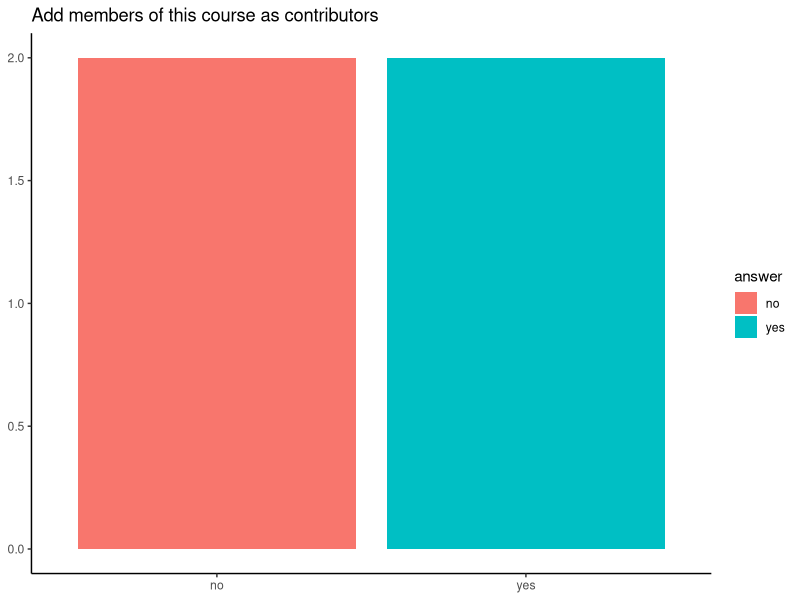
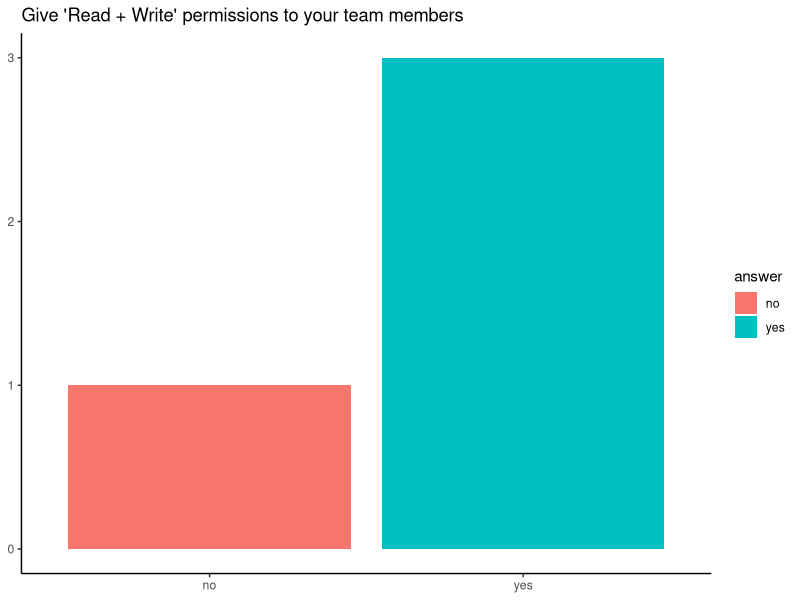
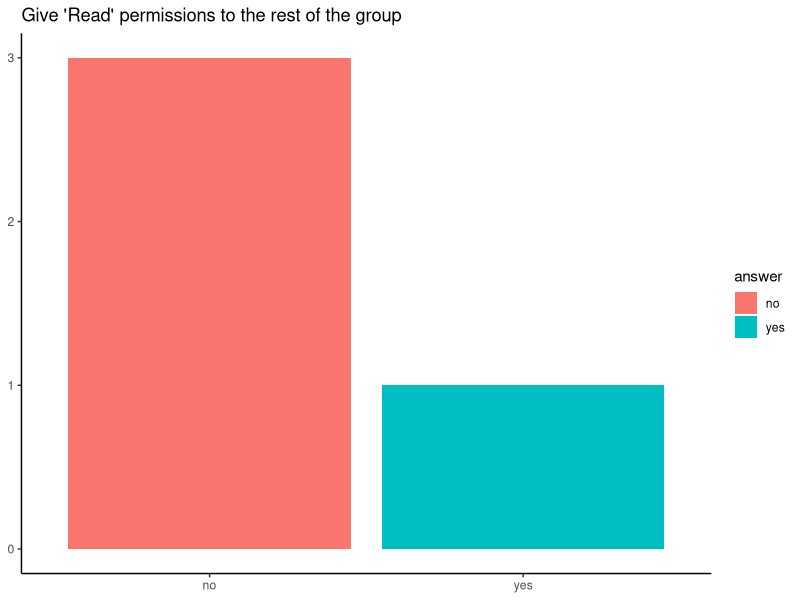
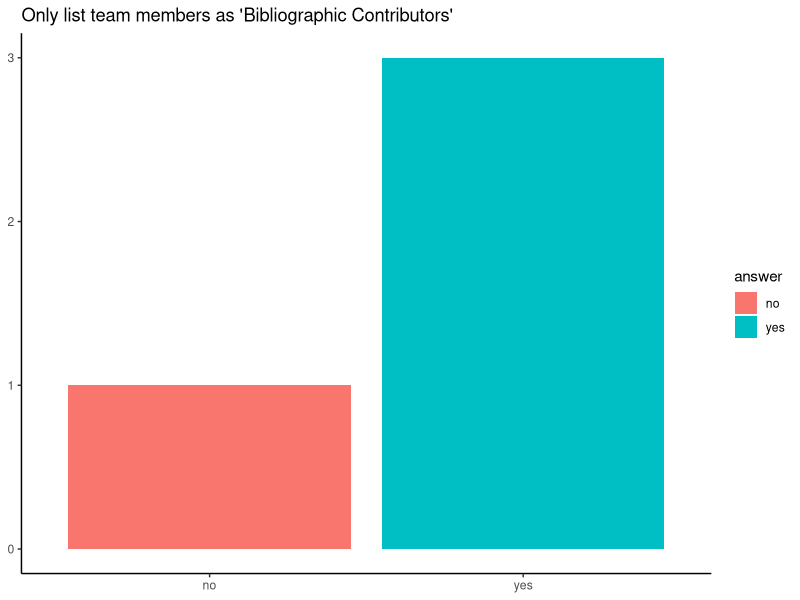
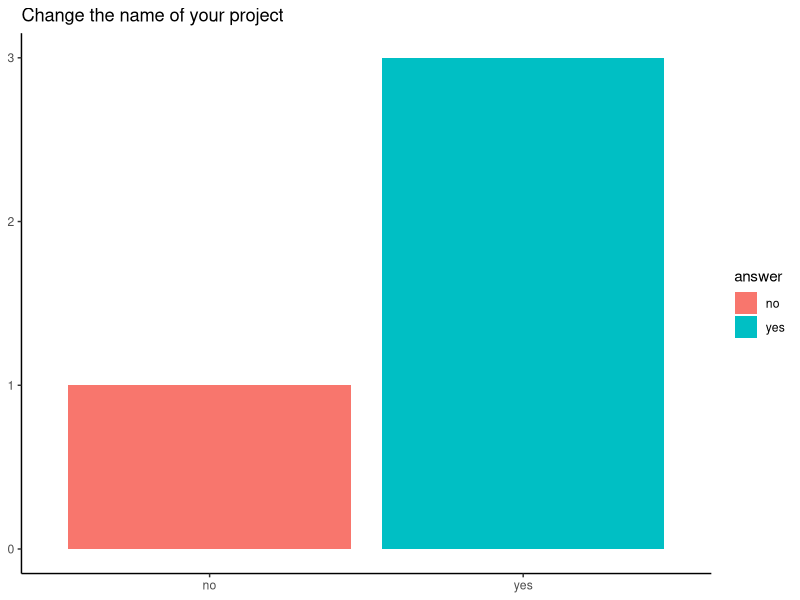
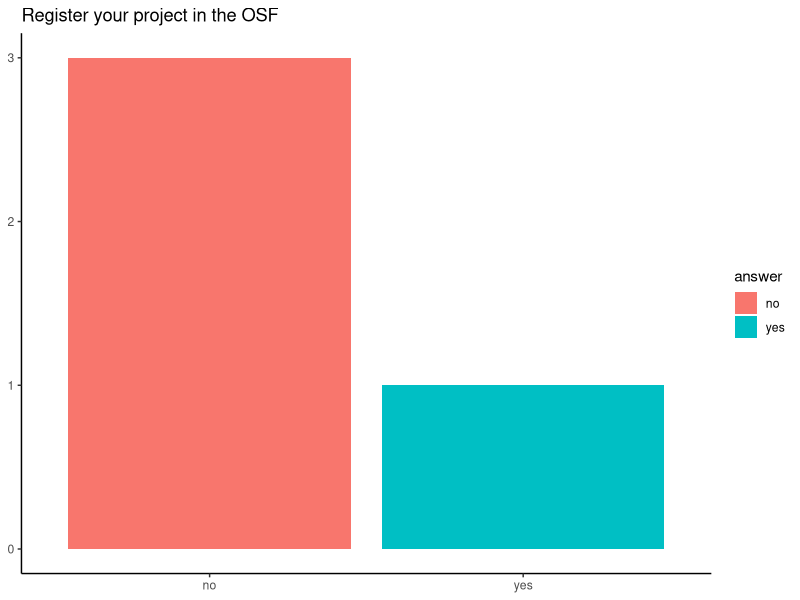
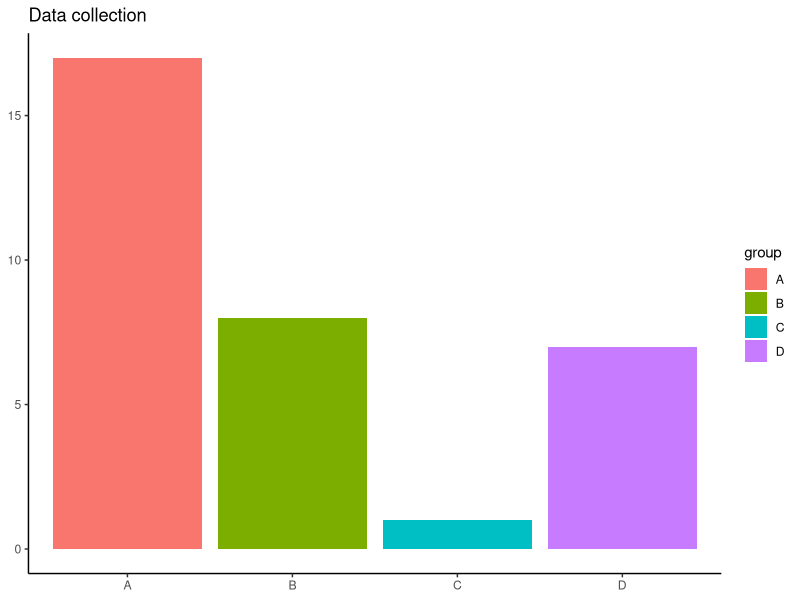

Write the R code that produced these figures, in order.
## ---- chunk 1
knitr::opts_chunk$set(echo = FALSE)
## ---- chunk 2
library(ggplot2)
library(tibble)
tbl <- tibble(answer = c("yes", "no"), count = c(2, 2))
ggplot(data = tbl, aes(x = answer, y = count, fill = answer)) +
  geom_bar(stat = "identity") +
  labs(x = NULL, y = NULL, title  = "Add members of this course as contributors") +
  theme_classic()

## ---- chunk 3
library(ggplot2)
library(tibble)
tbl <- tibble(answer = c("yes", "no"), count = c(3, 1))
ggplot(data = tbl, aes(x = answer, y = count, fill = answer)) +
  geom_bar(stat = "identity") +
  labs(x = NULL, y = NULL, title  = "Give 'Read + Write' permissions to your team members") +
  theme_classic()

## ---- chunk 4
library(ggplot2)
library(tibble)
tbl <- tibble(answer = c("yes", "no"), count = c(1, 3))
ggplot(data = tbl, aes(x = answer, y = count, fill = answer)) +
  geom_bar(stat = "identity") +
  labs(x = NULL, y = NULL, title  = "Give 'Read' permissions to the rest of the group") +
  theme_classic()

## ---- chunk 5
library(ggplot2)
library(tibble)
tbl <- tibble(answer = c("yes", "no"), count = c(3, 1))
ggplot(data = tbl, aes(x = answer, y = count, fill = answer)) +
  geom_bar(stat = "identity") +
  labs(x = NULL, y = NULL, title  = "Only list team members as 'Bibliographic Contributors'") +
  theme_classic()

## ---- chunk 6
library(ggplot2)
library(tibble)
tbl <- tibble(answer = c("yes", "no"), count = c(3, 1))
ggplot(data = tbl, aes(x = answer, y = count, fill = answer)) +
  geom_bar(stat = "identity") +
  labs(x = NULL, y = NULL, title  = "Change the name of your project") +
  theme_classic()

## ---- chunk 7
library(ggplot2)
library(tibble)
tbl <- tibble(answer = c("yes", "no"), count = c(1, 3))
ggplot(data = tbl, aes(x = answer, y = count, fill = answer)) +
  geom_bar(stat = "identity") +
  labs(x = NULL, y = NULL, title  = "Register your project in the OSF") +
  theme_classic()

## ---- chunk 8
library(ggplot2)
library(tibble)
tbl <- tibble(group = c("A", "B", "C", "D"), count = c(17, 8, 1, 7))
ggplot(data = tbl, aes(x = group, y = count, fill = group)) +
  geom_bar(stat = "identity") +
  labs(x = NULL, y = NULL, title  = "Data collection") +
  theme_classic()

